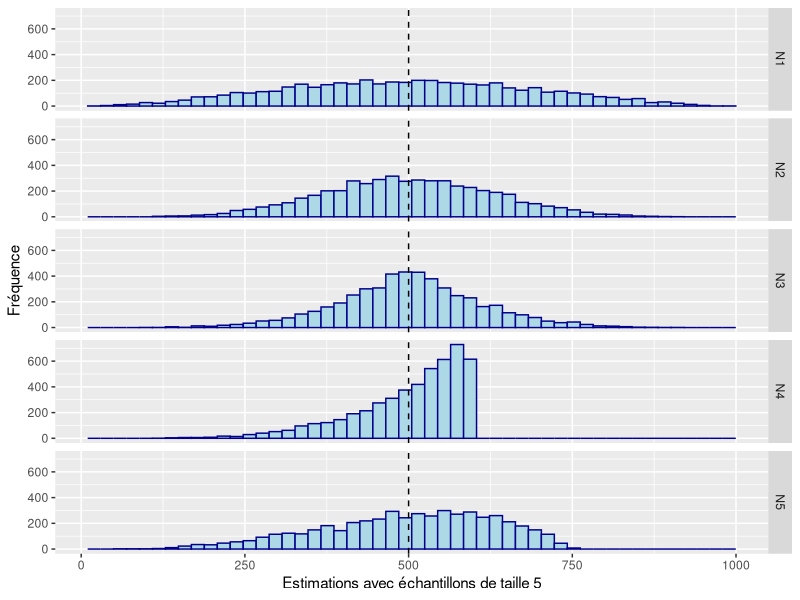
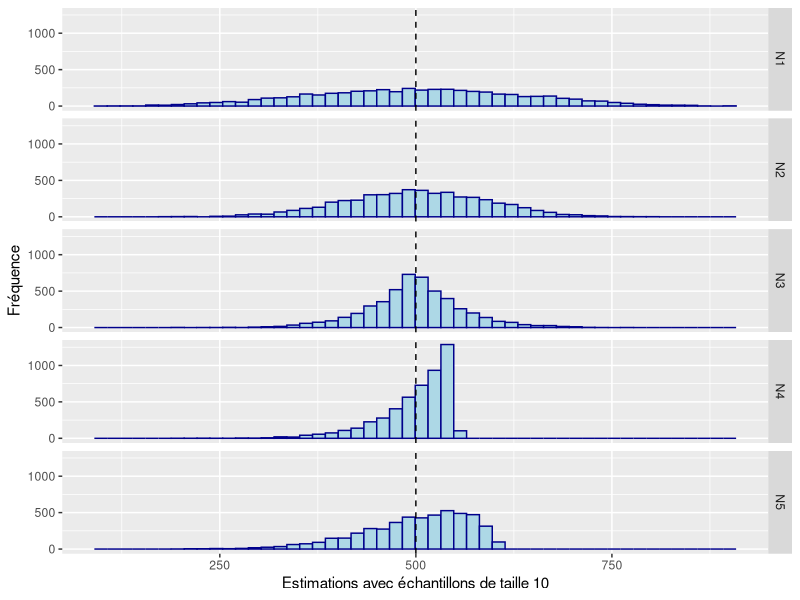
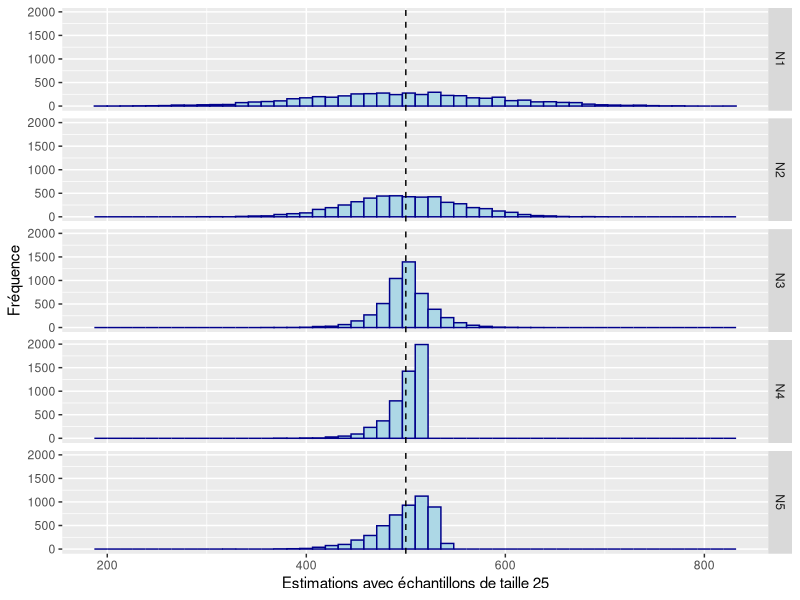
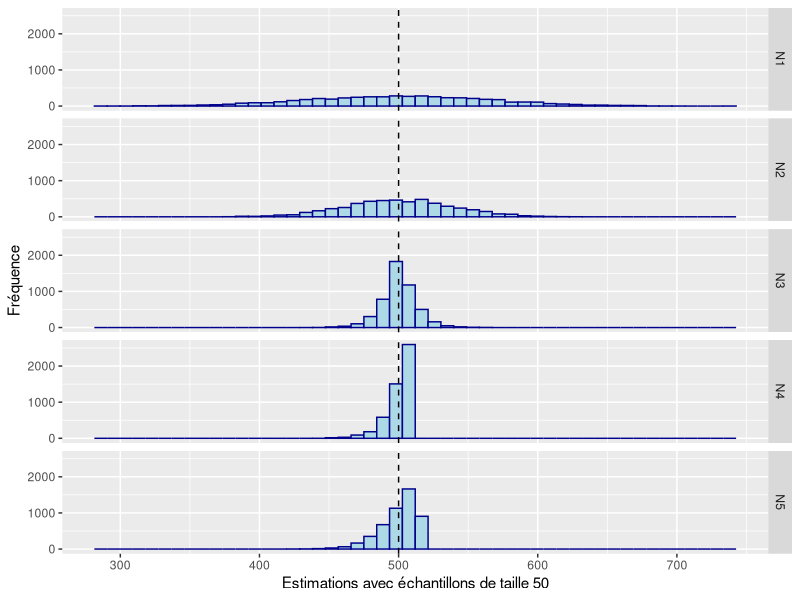
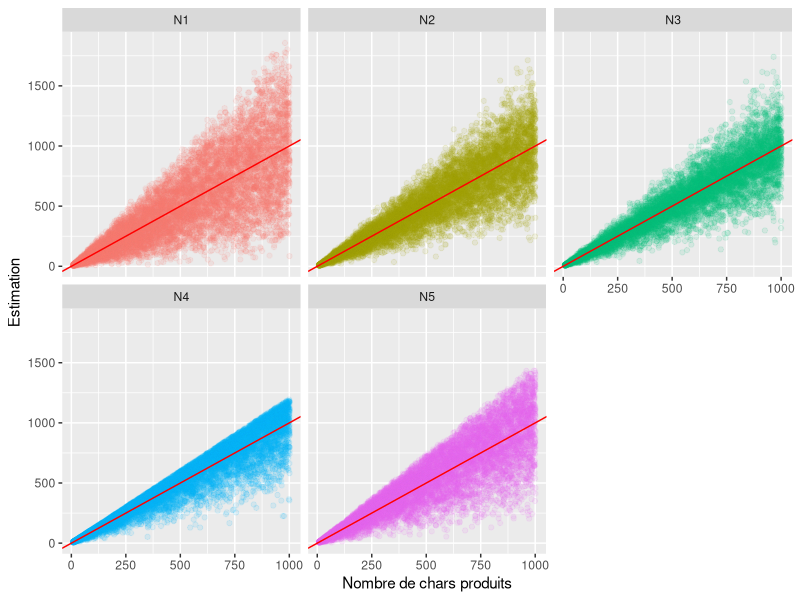
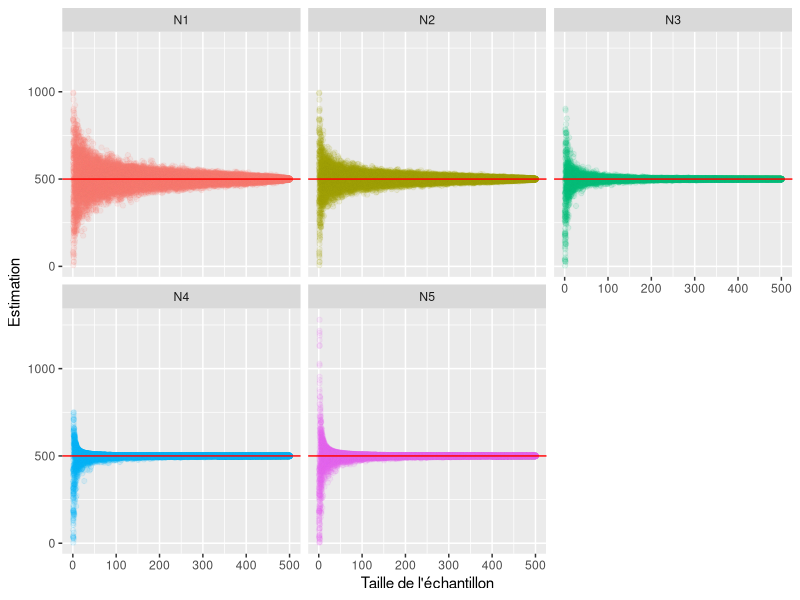

R code for these plots, in order:
## ---- chunk 1
knitr::opts_chunk$set(cache = TRUE)

## Pour obtenir les mêmes résultats malgré l'échantillonnage aléatoire
set.seed(39894095)

## La librairie utilisée
## Pour l'installer, décommenter la ligne suivante:
## install.packages("tidyverse")
library(tidyverse)

## Définition des fonctions pour le calcul des mesures sur les numéros de série.

## Estimateur N1
N1 <- function(ech){
  return(round(2*median(ech)-1))
}

## Estimateur N2
N2 <- function(ech){
  return(round(2*mean(ech)-1))
}

## Estimateur N3
N3 <- function(ech){
  if (length(ech) == 1) return(ech)
  else return(round(max(ech)+min(ech)-1))
}

## Estimateur N4
N4 <- function(ech){
  if (length(ech) == 1) return(ech)
  else{
    n <- length(unique(ech))
    return(round((n+1)/n*max(ech)-1))
  }
}

## Estimateur N5
N5 <- function(ech){
  if (length(ech) == 1) return(ech)
  else{
    n <- length(unique(ech))
    return(round((max(ech)-min(ech))*(n+1)/(n-1)-1))
  }
}
## ---- chunk 2
pop <- c(1:500)
## ---- chunk 3
ech <- sample(pop, 5, replace = FALSE)
ech
## ---- chunk 4
N1(ech)
N2(ech)
N3(ech)
N4(ech)
N5(ech)
## ---- chunk 5
N <- 500
n <- 5
iter <- 5000
pop <- c(1:N)

ech5 <- tibble(id = map(1:iter, ~sample(pop, n, replace = FALSE)))
ech5 <- ech5 %>%
  mutate(N1 = map_dbl(id, N1),
         N2 = map_dbl(id, N2),
         N3 = map_dbl(id, N3),
         N4 = map_dbl(id, N4),
         N5 = map_dbl(id, N5)) %>%
  gather(estimateur, valeur, N1, N2, N3, N4, N5)

n <- 10
ech10 <- tibble(id = map(1:iter, ~sample(pop, n, replace = FALSE)))
ech10 <- ech10 %>%
  mutate(N1 = map_dbl(id, N1),
         N2 = map_dbl(id, N2),
         N3 = map_dbl(id, N3),
         N4 = map_dbl(id, N4),
         N5 = map_dbl(id, N5)) %>%
  gather(estimateur, valeur, N1, N2, N3, N4, N5)

n <- 25
ech25 <- tibble(id = map(1:iter, ~sample(pop, n, replace = FALSE)))
ech25 <- ech25 %>%
  mutate(N1 = map_dbl(id, N1),
         N2 = map_dbl(id, N2),
         N3 = map_dbl(id, N3),
         N4 = map_dbl(id, N4),
         N5 = map_dbl(id, N5)) %>%
  gather(estimateur, valeur, N1, N2, N3, N4, N5)

n <- 50
ech50 <- tibble(id = map(1:iter, ~sample(pop, n, replace = FALSE)))
ech50 <- ech50 %>%
  mutate(N1 = map_dbl(id, N1),
         N2 = map_dbl(id, N2),
         N3 = map_dbl(id, N3),
         N4 = map_dbl(id, N4), 
         N5 = map_dbl(id, N5)) %>%
  gather(estimateur, valeur, N1, N2, N3, N4, N5)
## ---- chunk 6
graphe_ech5 <- ggplot(data = ech5, mapping = aes(x = valeur))+
  geom_histogram(bins = 50, fill = "lightblue", color = "darkblue")+
  facet_grid(estimateur ~ .)+
  geom_vline(xintercept=N,linetype=2,color="black")+
  labs(
    x = "Estimations avec échantillons de taille 5",
    y = "Fréquence"
  )

graphe_ech10 <- ggplot(data = ech10, mapping = aes(x = valeur))+
  geom_histogram(bins = 50, fill = "lightblue", color = "darkblue")+
  facet_grid(estimateur ~ .)+
  geom_vline(xintercept=N,linetype=2,color="black")+
  labs(
    x = "Estimations avec échantillons de taille 10",
    y = "Fréquence"
  )

graphe_ech25 <- ggplot(data = ech25, mapping = aes(x = valeur))+
  geom_histogram(bins = 50, fill = "lightblue", color = "darkblue")+
  facet_grid(estimateur ~ .)+
  geom_vline(xintercept=N,linetype=2,color="black")+
  labs(
    x = "Estimations avec échantillons de taille 25",
    y = "Fréquence"
  )

graphe_ech50 <- ggplot(data = ech50, mapping = aes(x = valeur))+
  geom_histogram(bins = 50, fill = "lightblue", color = "darkblue")+
  facet_grid(estimateur ~ .)+
  geom_vline(xintercept=N,linetype=2,color="black")+
  labs(
    x = "Estimations avec échantillons de taille 50",
    y = "Fréquence"
  )
## ---- chunk 7
graphe_ech5
graphe_ech10
graphe_ech25
graphe_ech50
## ---- chunk 8
ech1000 <- tibble(
  pop = rep(seq(10, 1000, 5), 50),
  id = map(pop, ~sample(.x, 5, replace = FALSE))
  )
ech1000 <- ech1000 %>%
  mutate(N1 = map_dbl(id, N1),
         N2 = map_dbl(id, N2),
         N3 = map_dbl(id, N3),
         N4 = map_dbl(id, N4), 
         N5 = map_dbl(id, N5)) %>%
  gather(estimateur, valeur, N1, N2, N3, N4, N5)

ggplot(data = ech1000, aes(x = pop, y = valeur, color=estimateur))+
  geom_jitter(alpha=0.1)+
  labs(
    x = "Nombre de chars produits",
    y = "Estimation"
  )+
  geom_abline(intercept = 0, slope=1, color = "red") +
  facet_wrap(estimateur ~ .) + 
  theme(legend.position="none")
## ---- chunk 9
pop100 <- tibble(
  ech = rep(seq(1, 500, 1), 50),
  id = map(ech, ~sample(1:500, .x, replace = FALSE))
)
pop100 <- pop100 %>%
  mutate(N1 = map_dbl(id, N1),
         N2 = map_dbl(id, N2),
         N3 = map_dbl(id, N3),
         N4 = map_dbl(id, N4),
         N5 = map_dbl(id, N5)) %>%
  gather(estimateur, valeur, N1, N2, N3, N4, N5)

ggplot(data = pop100, aes(x = ech, y = valeur, color=estimateur))+
  geom_jitter(alpha=0.1)+
  labs(
    x = "Taille de l'échantillon",
    y = "Estimation"
  )+
  geom_abline(intercept = 500, slope=0, color = "red") +
  facet_wrap(estimateur ~ .) +
  theme(legend.position="none")
## ---- chunk 10
equip = c(83, 135, 274, 380, 668, 895, 955, 964, 1113, 
          1174, 1210, 1344, 1387, 1414, 1610, 1668, 1689, 
          1756, 1865, 1874, 1880, 1936, 2005, 2006, 2065, 
          2157, 2220, 2224, 2396, 2543, 2787)
data <- tibble(
  id = 1:length(equip),
  equip = equip
)
## ---- chunk 11
equip
